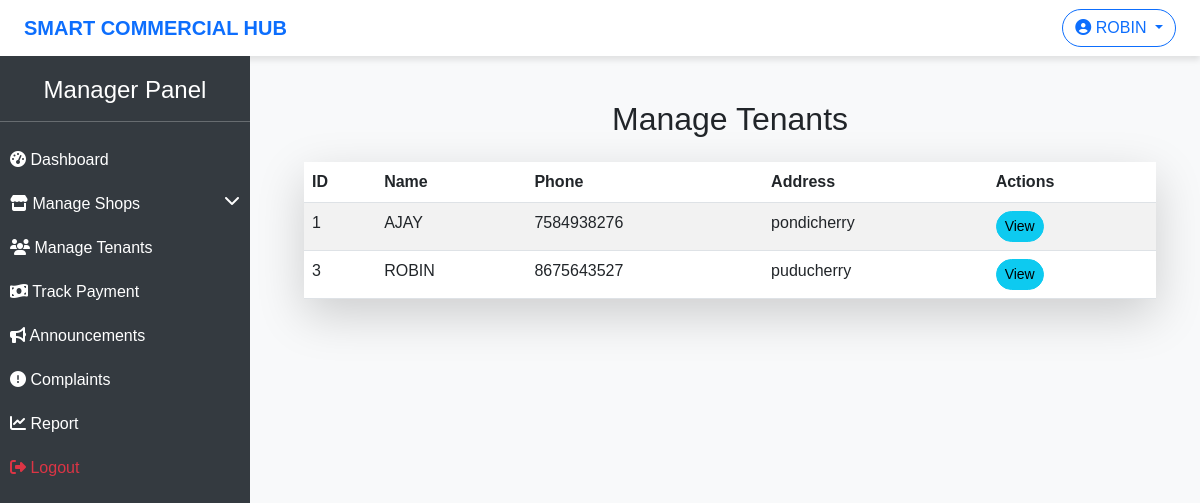
Page /manage-tenants/ (signed in) on the committed database.
### hub/models.py (models this page shows, shortened)
class Tenant(models.Model):
    id = models.AutoField(primary_key=True)
    tenant = models.OneToOneField(User, on_delete=models.CASCADE)
    phone = models.CharField(max_length=12)
    address = models.CharField(max_length=255)
    id_proof = models.FileField(upload_to='id_proof/',null=True,blank=True)
    image = models.ImageField(upload_to='tenant_images/', null=True, blank=True)
    created_at = models.DateTimeField(auto_now_add=True)
    updated_at = models.DateTimeField(auto_now=True)

### hub/views.py (the view)
# urls.py: path("manage-tenants/", manage_tenants, name="manage_tenants"),
def manage_tenants(request):
    tenants = Tenant.objects.all()
    return render(request, "manager/manage_tenants.html", {"tenants": tenants})

### templates/manager/manage_tenants.html
{% extends "manager/base.html" %}
{% block content %}
<div class="container">
    <h2 class="text-center my-4">Manage Tenants</h2>
    <table class="table table-striped table-hover shadow-lg">
        <thead class="bg-primary text-white">
            <tr>
                <th>ID</th>
                <th>Name</th>
                <th>Phone</th>
                <th>Address</th>
                <th>Actions</th>
            </tr>
        </thead>
        <tbody>
            {% for tenant in tenants %}
            <tr>
                <td>{{ tenant.id }}</td>
                <td>{{ tenant.tenant.get_full_name|upper }}</td>
                <td>{{ tenant.phone }}</td>
                <td>{{ tenant.address }}</td>
                <td>
                    <a href="{% url 'tenant_details' tenant.id %}" class="btn btn-sm btn-info">View</a>
                </td>
            </tr>
            {% empty %}
            <tr>
                <td colspan="5" class="text-center text-muted">No tenants found.</td>
            </tr>
            {% endfor %}
        </tbody>
    </table>
</div>
{% endblock %}

### templates/manager/base.html (shortened to what this page needs)
<!DOCTYPE html>
<html lang="en">
<head>
    <link href="https://cdn.jsdelivr.net/npm/bootstrap@5.3.0/dist/css/bootstrap.min.css" rel="stylesheet">
    <link rel="stylesheet" href="https://cdnjs.cloudflare.com/ajax/libs/font-awesome/6.4.0/css/all.min.css">
</head>
<body>
    <nav class="navbar navbar-expand-lg navbar-light px-4">
        <a class="navbar-brand fw-bold text-primary" href="#">SMART COMMERCIAL HUB</a>
        <div class="ms-auto">
            <div class="dropdown">
                <button class="btn btn-outline-primary dropdown-toggle" type="button" id="profileDropdown" data-bs-toggle="dropdown" aria-expanded="false">
                    <i class="fas fa-user-circle"></i> {{ request.user.username|upper }}
                </button>
            </div>
        </div>
    </nav>
    <div class="sidebar">
        <h4 class="text-center">Manager Panel</h4>
        <hr>
        <ul class="nav flex-column">
            <li class="nav-item">
                <a class="nav-link" href="{% url 'manager_dashboard' %}">
                    <i class="fas fa-tachometer-alt"></i> Dashboard
                </a>
            </li>
            <li class="nav-item">
                <a class="nav-link text-white" data-bs-toggle="collapse" href="#shopMenu" role="button" aria-expanded="false" aria-controls="shopMenu">
                    <i class="fas fa-store"></i> Manage Shops
                    <i class="fas fa-chevron-down float-end"></i>
                </a>
            </li>
            <li class="nav-item">
                <a class="nav-link" href="{% url 'manage_tenants' %}">
                    <i class="fas fa-users"></i> Manage Tenants
                </a>
            </li>
                <a class="nav-link" href="{% url 'manager-rent-payments' %}">
                    <i class="fas fa-money-bill-wave"></i> Track Payment
                </a>
            <li class="nav-item">
                <a class="nav-link" href="{% url 'post_announcement' %}">
                    <i class="fas fa-bullhorn"></i> Announcements
                </a>
            </li>
            <li class="nav-item">
                <a class="nav-link" href="{% url 'manage_complaints' %}">
                    <i class="fas fa-exclamation-circle"></i> Complaints
                </a>
            </li>
                <a class="nav-link" href="{% url 'generate_combined_report' %}">
                    <i class="fas fa-chart-line"></i> Report
                </a>
            <li class="nav-item">
                <a class="nav-link text-danger" href="{% url 'user_logout' %}">
                    <i class="fas fa-sign-out-alt"></i> Logout
                </a>
            </li>
        </ul>
    </div>
    <div class="main-content">
        <div class="container mt-3">
            {% block content %}
            {% endblock %}
        </div>
    </div>
</body>
</html>

### templates/manager/base.html (style rules this page uses)
body { font-family: 'Arial', sans-serif; background-color: #f8f9fa; }
.sidebar { height: 100vh; width: 250px; position: fixed; background-color: #343a40; color: white; padding-top: 20px; }
.sidebar .nav-link { color: white; font-size: 16px; padding: 10px; display: block; }
.main-content { margin-left: 260px; padding: 20px; }
.navbar { background-color: #ffffff; box-shadow: 0px 4px 6px rgba(0, 0, 0, 0.1); }
.btn { border-radius: 20px; }

### rows in the picture
Tenant: id "1", tenant.get_full_name "AJAY", phone "7584938276", address "pondicherry"
Tenant: id "3", tenant.get_full_name "ROBIN", phone "8675643527", address "puducherry"

### other values in the picture
{{ request.user.username|upper }} "ROBIN"
